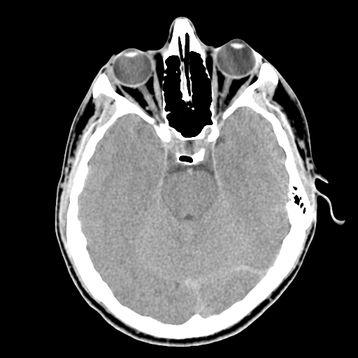
%> input picture Exercicios/Pratica -Processamento Morfologico- niveis de cinza/headCT-Vandy.png, 358 x 358 px, shrunk from 512 x 512 before the run
$ octave main.m   (GNU Octave 9; MATLAB toolbox functions it lacks are replaced by stand-ins)
%> lines starting %> are read from the running program, lines starting %| are printed output that depends on the picture
clear; clc; close all;
pkg load image;

% 1

I = imread('headCT-Vandy.png');
%> I is the input picture: size 358x358x3 uint8; min 0, max 255, mean 80.5
b = strel('rectangle',[3 3]);

erosao = imerode(I,b);
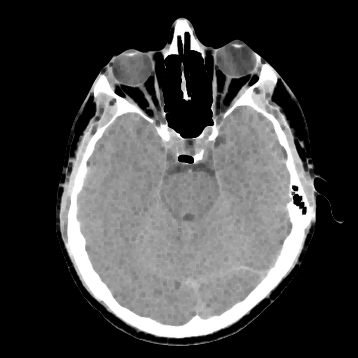
%> erosao: size 358x358x3 uint8; min 0, max 255, mean 68.7
abertura = imopen(I, b);
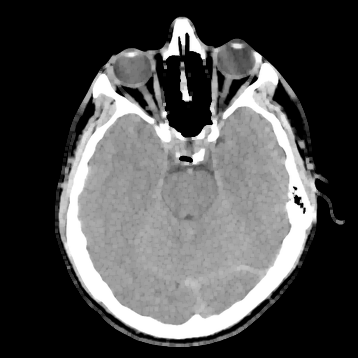
%> abertura: size 358x358x3 uint8; min 0, max 255, mean 77.1
dilatacao = imdilate(abertura,b);
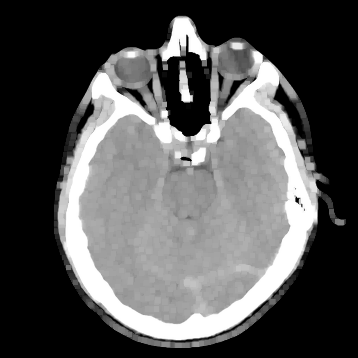
%> dilatacao: size 358x358x3 uint8; min 0, max 255, mean 84.8
gradiente = dilatacao - erosao;
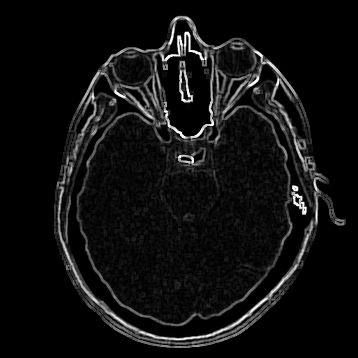
%> gradiente: size 358x358x3 uint8; min 0, max 255, mean 16.1

figure(1),subplot(2,2,1), imshow(I), title("Original");
figure(1),subplot(2,2,2), imshow(erosao), title("Erosao");
figure(1),subplot(2,2,3), imshow(dilatacao), title("Dilatacao");
figure(1),subplot(2,2,4), imshow(gradiente), title("Gradiente");

% 2

I = imread('rice.png');
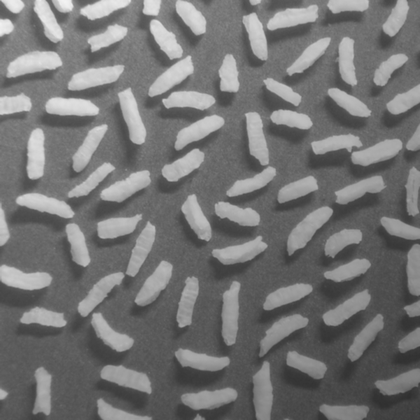
%> input picture Exercicios/Pratica -Processamento Morfologico- niveis de cinza/rice.png, 420 x 420 px, shrunk from 600 x 600 before the run
%> I is the input picture: size 420x420 uint8; min 47, max 243, mean 116.4

%> (the run ends here)
